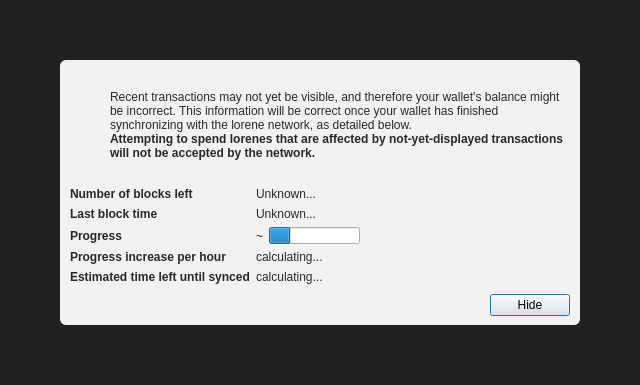
<?xml version="1.0" encoding="UTF-8"?>
<ui version="4.0">
 <class>ModalOverlay</class>
 <widget class="QWidget" name="ModalOverlay">
  <property name="geometry">
   <rect>
    <x>0</x>
    <y>0</y>
    <width>640</width>
    <height>385</height>
   </rect>
  </property>
  <property name="windowTitle">
   <string>Form</string>
  </property>
  <layout class="QVBoxLayout" name="verticalLayout" stretch="0">
   <property name="sizeConstraint">
    <enum>QLayout::SetDefaultConstraint</enum>
   </property>
   <property name="leftMargin">
    <number>0</number>
   </property>
   <property name="topMargin">
    <number>0</number>
   </property>
   <property name="rightMargin">
    <number>0</number>
   </property>
   <property name="bottomMargin">
    <number>0</number>
   </property>
   <item>
    <widget class="QWidget" name="bgWidget" native="true">
     <property name="styleSheet">
      <string notr="true">#bgWidget { background: rgba(0,0,0,220); }</string>
     </property>
     <layout class="QVBoxLayout" name="verticalLayoutMain" stretch="1">
      <property name="leftMargin">
       <number>60</number>
      </property>
      <property name="topMargin">
       <number>60</number>
      </property>
      <property name="rightMargin">
       <number>60</number>
      </property>
      <property name="bottomMargin">
       <number>60</number>
      </property>
      <item>
       <widget class="QWidget" name="contentWidget" native="true">
        <property name="styleSheet">
         <string notr="true">#contentWidget { background: rgba(255,255,255,240); border-radius: 6px; }

QLabel { color: rgb(40,40,40);  }</string>
        </property>
        <layout class="QVBoxLayout" name="verticalLayoutSub" stretch="1,0,0,0">
         <property name="spacing">
          <number>0</number>
         </property>
         <property name="leftMargin">
          <number>10</number>
         </property>
         <property name="topMargin">
          <number>10</number>
         </property>
         <property name="rightMargin">
          <number>10</number>
         </property>
         <property name="bottomMargin">
          <number>10</number>
         </property>
         <item>
          <layout class="QHBoxLayout" name="horizontalLayoutIconText" stretch="0,1">
           <property name="topMargin">
            <number>20</number>
           </property>
           <item>
            <layout class="QVBoxLayout" name="verticalLayoutIcon">
             <property name="leftMargin">
              <number>0</number>
             </property>
             <item>
              <widget class="QPushButton" name="warningIcon">
               <property name="enabled">
                <bool>false</bool>
               </property>
               <property name="text">
                <string/>
               </property>
               <property name="icon">
                <iconset>
                 <normaloff>:/icons/warning</normaloff>
                 <disabledoff>:/icons/warning</disabledoff>:/icons/warning</iconset>
               </property>
               <property name="iconSize">
                <size>
                 <width>48</width>
                 <height>48</height>
                </size>
               </property>
               <property name="flat">
                <bool>true</bool>
               </property>
              </widget>
             </item>
             <item>
              <spacer name="verticalSpacerWarningIcon">
               <property name="orientation">
                <enum>Qt::Vertical</enum>
               </property>
               <property name="sizeHint" stdset="0">
                <size>
                 <width>20</width>
                 <height>40</height>
                </size>
               </property>
              </spacer>
             </item>
            </layout>
           </item>
           <item>
            <layout class="QVBoxLayout" name="verticalLayoutInfoText">
             <property name="leftMargin">
              <number>0</number>
             </property>
             <property name="topMargin">
              <number>0</number>
             </property>
             <item>
              <widget class="QLabel" name="infoText">
               <property name="text">
                <string>Recent transactions may not yet be visible, and therefore your wallet's balance might be incorrect. This information will be correct once your wallet has finished synchronizing with the lorene network, as detailed below.</string>
               </property>
               <property name="textFormat">
                <enum>Qt::RichText</enum>
               </property>
               <property name="wordWrap">
                <bool>true</bool>
               </property>
              </widget>
             </item>
             <item>
              <widget class="QLabel" name="infoTextStrong">
               <property name="font">
                <font>
                 <weight>75</weight>
                 <bold>true</bold>
                </font>
               </property>
               <property name="text">
                <string>Attempting to spend lorenes that are affected by not-yet-displayed transactions will not be accepted by the network.</string>
               </property>
               <property name="textFormat">
                <enum>Qt::RichText</enum>
               </property>
               <property name="wordWrap">
                <bool>true</bool>
               </property>
              </widget>
             </item>
             <item>
              <spacer name="verticalSpacerInTextSpace">
               <property name="orientation">
                <enum>Qt::Vertical</enum>
               </property>
               <property name="sizeHint" stdset="0">
                <size>
                 <width>20</width>
                 <height>40</height>
                </size>
               </property>
              </spacer>
             </item>
            </layout>
           </item>
          </layout>
         </item>
         <item>
          <spacer name="verticalSpacerAfterText">
           <property name="orientation">
            <enum>Qt::Vertical</enum>
           </property>
           <property name="sizeHint" stdset="0">
            <size>
             <width>20</width>
             <height>40</height>
            </size>
           </property>
          </spacer>
         </item>
         <item>
          <layout class="QFormLayout" name="formLayout">
           <property name="fieldGrowthPolicy">
            <enum>QFormLayout::FieldsStayAtSizeHint</enum>
           </property>
           <property name="horizontalSpacing">
            <number>6</number>
           </property>
           <property name="verticalSpacing">
            <number>6</number>
           </property>
           <property name="topMargin">
            <number>10</number>
           </property>
           <item row="0" column="0">
            <widget class="QLabel" name="labelNumberOfBlocksLeft">
             <property name="font">
              <font>
               <weight>75</weight>
               <bold>true</bold>
              </font>
             </property>
             <property name="text">
              <string>Number of blocks left</string>
             </property>
            </widget>
           </item>
           <item row="0" column="1">
            <widget class="QLabel" name="numberOfBlocksLeft">
             <property name="text">
              <string>Unknown...</string>
             </property>
            </widget>
           </item>
           <item row="1" column="0">
            <widget class="QLabel" name="labelLastBlockTime">
             <property name="font">
              <font>
               <weight>75</weight>
               <bold>true</bold>
              </font>
             </property>
             <property name="text">
              <string>Last block time</string>
             </property>
            </widget>
           </item>
           <item row="1" column="1">
            <widget class="QLabel" name="newestBlockDate">
             <property name="sizePolicy">
              <sizepolicy hsizetype="Maximum" vsizetype="Preferred">
               <horstretch>0</horstretch>
               <verstretch>0</verstretch>
              </sizepolicy>
             </property>
             <property name="text">
              <string>Unknown...</string>
             </property>
            </widget>
           </item>
           <item row="2" column="0">
            <widget class="QLabel" name="labelSyncDone">
             <property name="font">
              <font>
               <weight>75</weight>
               <bold>true</bold>
              </font>
             </property>
             <property name="text">
              <string>Progress</string>
             </property>
            </widget>
           </item>
           <item row="2" column="1">
            <layout class="QHBoxLayout" name="horizontalLayoutSync" stretch="0,1">
             <item>
              <widget class="QLabel" name="percentageProgress">
               <property name="text">
                <string notr="true">~</string>
               </property>
              </widget>
             </item>
             <item>
              <widget class="QProgressBar" name="progressBar">
               <property name="value">
                <number>24</number>
               </property>
               <property name="format">
                <string/>
               </property>
              </widget>
             </item>
            </layout>
           </item>
           <item row="4" column="0">
            <widget class="QLabel" name="labelProgressIncrease">
             <property name="font">
              <font>
               <weight>75</weight>
               <bold>true</bold>
              </font>
             </property>
             <property name="text">
              <string>Progress increase per hour</string>
             </property>
            </widget>
           </item>
           <item row="4" column="1">
            <widget class="QLabel" name="progressIncreasePerH">
             <property name="text">
              <string>calculating...</string>
             </property>
            </widget>
           </item>
           <item row="5" column="0">
            <widget class="QLabel" name="labelEstimatedTimeLeft">
             <property name="font">
              <font>
               <weight>75</weight>
               <bold>true</bold>
              </font>
             </property>
             <property name="text">
              <string>Estimated time left until synced</string>
             </property>
            </widget>
           </item>
           <item row="5" column="1">
            <widget class="QLabel" name="expectedTimeLeft">
             <property name="text">
              <string>calculating...</string>
             </property>
            </widget>
           </item>
          </layout>
         </item>
         <item>
          <layout class="QHBoxLayout" name="horizontalLayoutButtons">
           <property name="leftMargin">
            <number>10</number>
           </property>
           <property name="topMargin">
            <number>10</number>
           </property>
           <item>
            <spacer name="horizontalSpacer">
             <property name="orientation">
              <enum>Qt::Horizontal</enum>
             </property>
             <property name="sizeHint" stdset="0">
              <size>
               <width>40</width>
               <height>20</height>
              </size>
             </property>
            </spacer>
           </item>
           <item>
            <widget class="QPushButton" name="closeButton">
             <property name="text">
              <string>Hide</string>
             </property>
             <property name="shortcut">
              <string>Esc</string>
             </property>
             <property name="focusPolicy">
              <enum>Qt::StrongFocus</enum>
             </property>
             <property name="default">
              <bool>true</bool>
             </property>
            </widget>
           </item>
          </layout>
         </item>
        </layout>
       </widget>
      </item>
     </layout>
    </widget>
   </item>
  </layout>
 </widget>
 <resources/>
 <connections/>
</ui>
